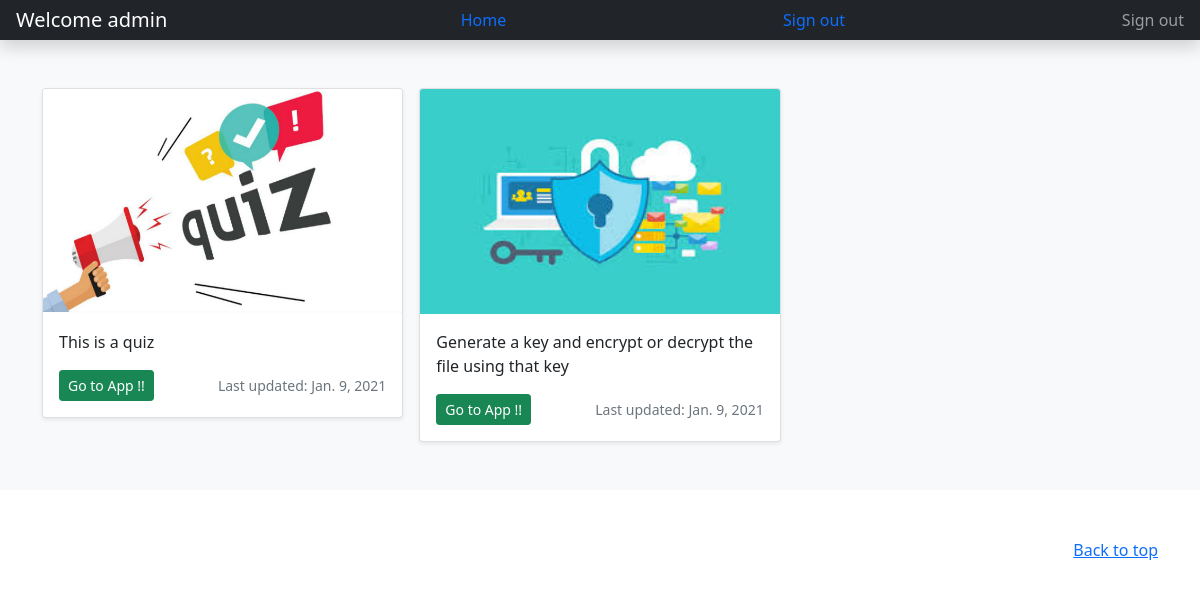
The app's page /home/ (signed in) with its own data.
### home/models.py (models this page shows, shortened)
class Apps(models.Model):
    app_name = models.CharField(max_length=30)
    description = models.CharField(max_length=500)
    last_updated = models.DateField()
    image_name = models.CharField(max_length=30,blank=True)

### home/views.py (the view)
# urls.py: path('', views.Applist,name="Applist"),
def Applist(request):
    apps = Apps.objects.all()
    return render(request,'home.html',{'apps' : apps})

### home/templates/home.html
{% extends 'base.html' %}
{% load static %}
{% block content %}
<div class="album py-5 bg-light">
    <div class="container">
        <div class="row row-cols-1 row-cols-sm-2 row-cols-md-3 g-3">
        {% for app in apps %}
        <div class="col">
          <div class="card shadow-sm">
            <img class="card-img-top" src="{% static app.image_name %}" width="100%" height="225"></img>
            <div class="card-body">
              <p class="card-text">{{ app.description }}</p>
              <div class="d-flex justify-content-between align-items-center">
                <div class="btn-group">
                  <a href="{% url app.app_name %}"><button type="button" class="btn btn-sm btn-success">Go to App !!</button></a>
                </div>
                <small class="text-muted">Last updated: {{ app.last_updated}}</small>
              </div>
            </div>
          </div>
        </div>
        {% endfor %}
        </div>
    </div>
  </div>
  {% endblock %}

### home/templates/base.html (shortened to what this page needs)
<!doctype html>
{% load socialaccount %}
{% load static %}
<html lang="en">
  <head>
    <link href="https://cdn.jsdelivr.net/npm/bootstrap@5.0.0-beta1/dist/css/bootstrap.min.css" rel="stylesheet">
  </head>
  <body>
    <header class="navbar navbar-dark sticky-top bg-dark flex-md-nowrap p-0 shadow">
        <a class="navbar-brand col-md-3 col-lg-2 me-0 px-3" href="#">Welcome {{ user.username }}</a>
        <a class="nav-link" href="{% url 'Applist' %}">Home</a>
        <a class="nav-link" href="{% url 'account_logout' %}">Sign out</a>
        <ul class="navbar-nav px-3">
          <li class="nav-item text-nowrap">
            <a class="nav-link" href="{% url 'account_logout' %}">Sign out</a>
          </li>
        </ul>
      </header>
<main>
    {% block content %}
    {% endblock %}
</main>
<footer class="text-muted py-5">
  <div class="container">
    <p class="float-end mb-1">
      <a href="#">Back to top</a>
    </p>
  </div>
</footer>
  </body>
</html>

### records on screen
Apps: image_name (picture), description "This is a quiz", last_updated "Jan. 9, 2021"
Apps: image_name (picture), description "Generate a key and encrypt or decrypt the file using that key", last_updated "Jan. 9, 2021"

### other values on screen
{{ user.username }} "admin"
